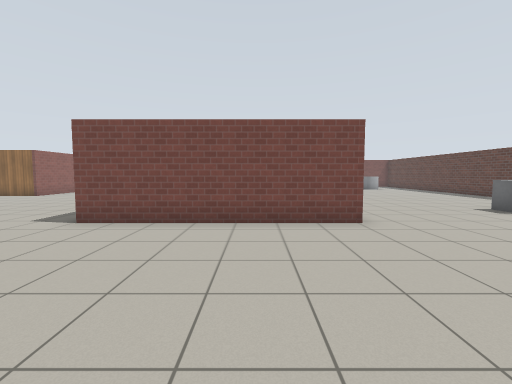
View 1 (above)

24 first-person views from a walk through a Gazebo world. The camera is 1.2 m above the floor, tilts 4° down and sees 90° across. The floor is counted in squares, 1 m on a side. Each view is taken from the middle of a square. On the plan, view 1 faces up. The plan holds only what a view shows up to about 12 squares ahead; the rest is blank. Gazebo's built-in surfaces are drawn with simple patterns.

View 2
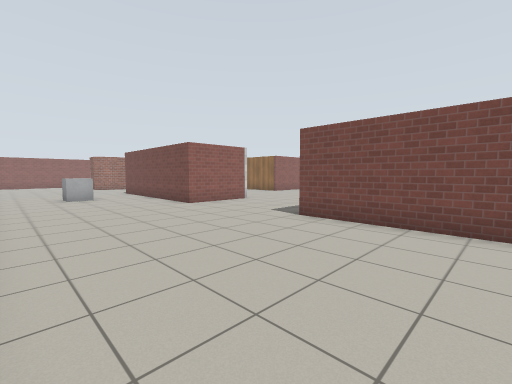

View 3
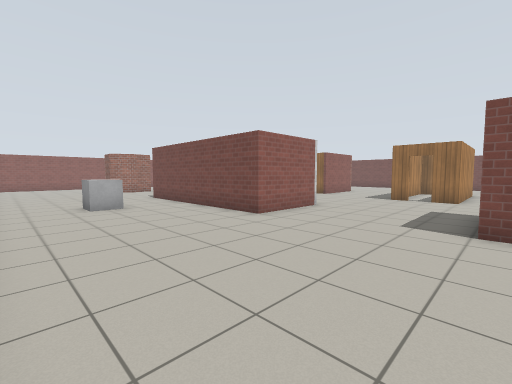

View 4
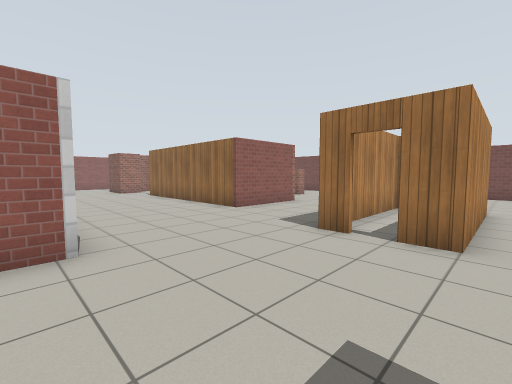

View 5
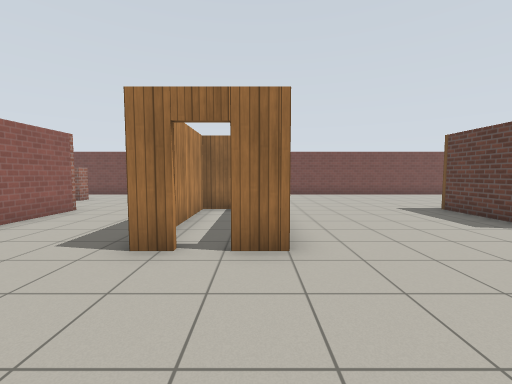

View 6
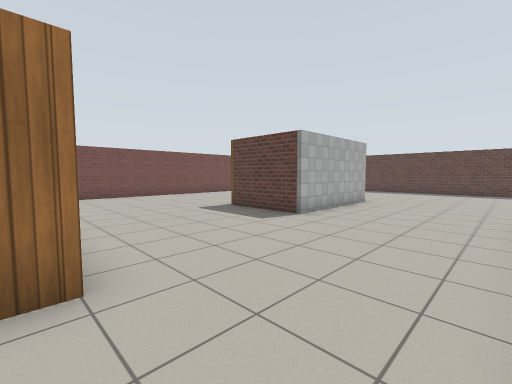

View 7
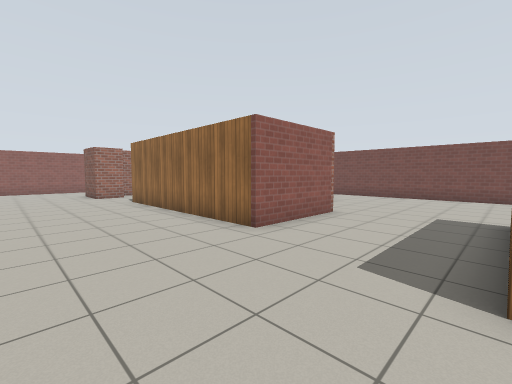

View 8
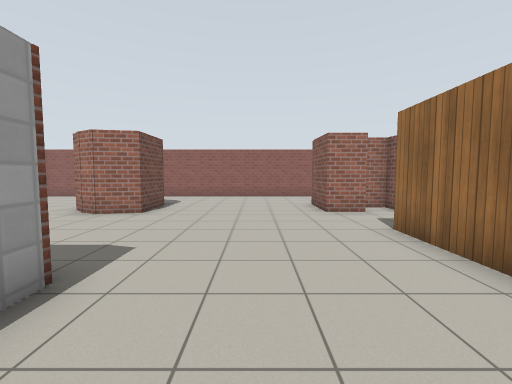

View 9
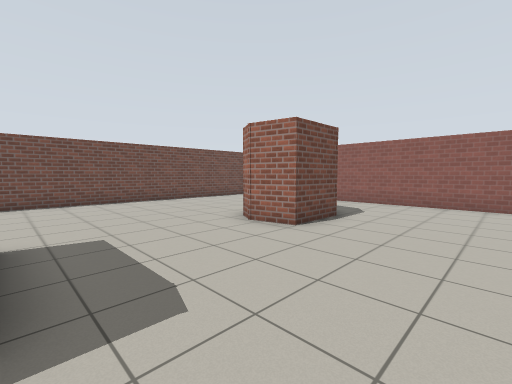

View 10
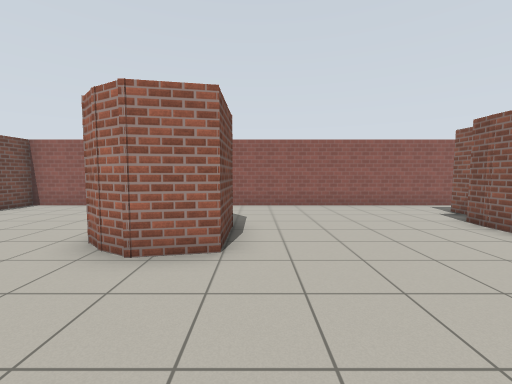

View 11
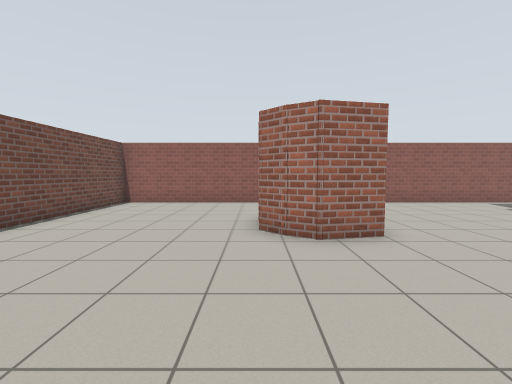

View 12
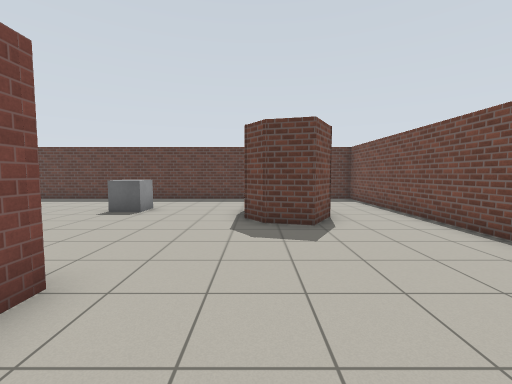

View 13
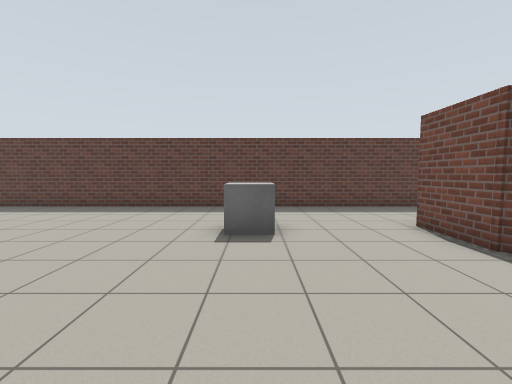

View 14
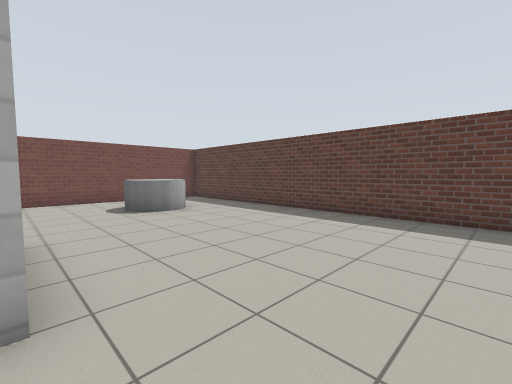

View 15
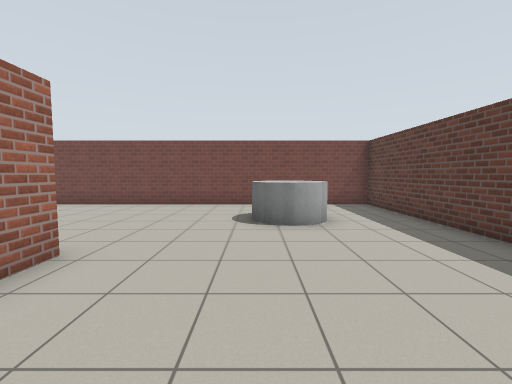

View 16
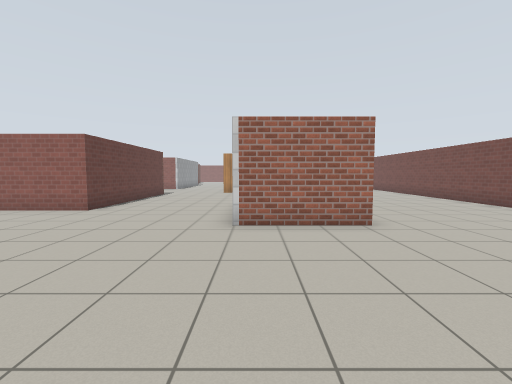

View 17
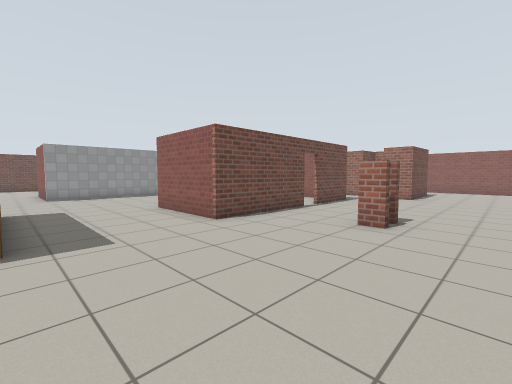

View 18
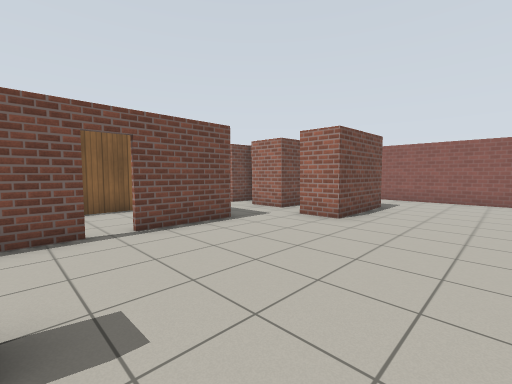

View 19
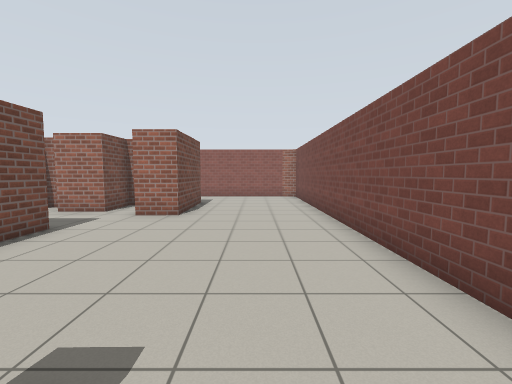

View 20
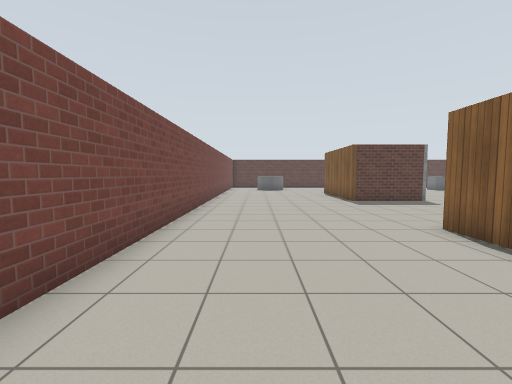

View 21
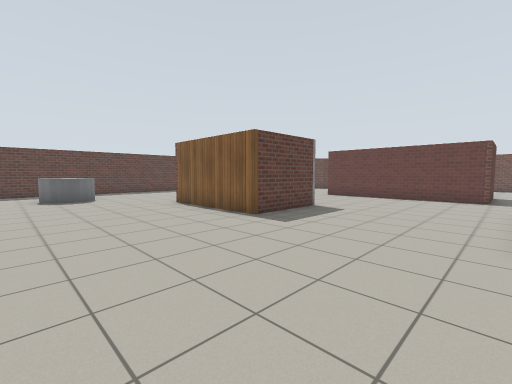

View 22
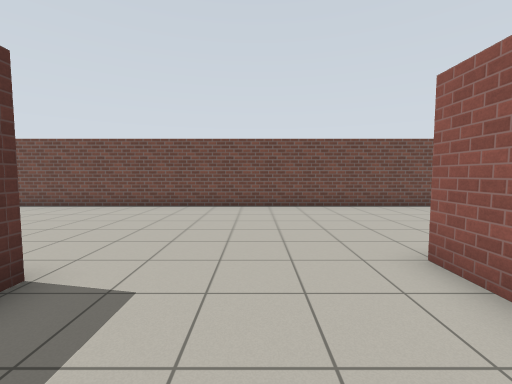

View 23
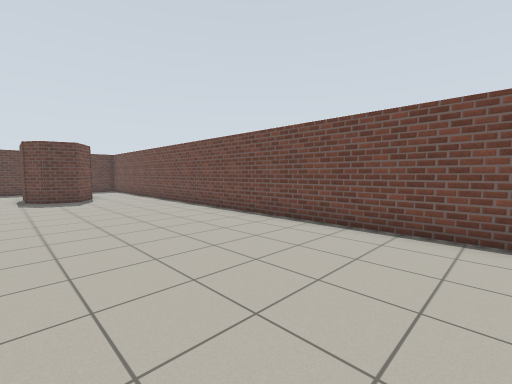

View 24
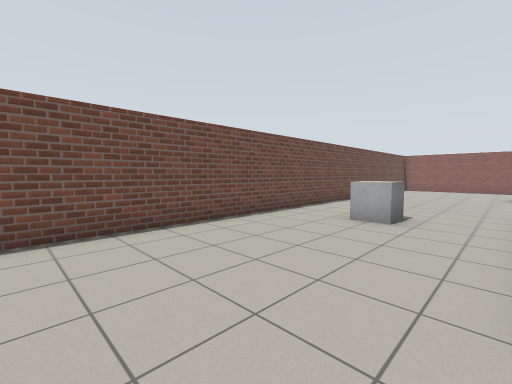

### Floor plan
Points are (right, up) in squares from view 1. A wall is a line through its corners. A room is listed if a view was taken in it or the views show most of it. See-through windows are left out.
Room 1 (views 1, 2, 3, 4, 5, 6, 7, 8, 9, 10, 11, 12, 13, 14, 15, 16, 17, 18, 19, 20, 21, 22, 23, 24)
walls: (-7.2, 12.9) (-8, 12.9); (-10.9, 8.8) (-9.4, 8.8) (-9.4, 5.5) (-15.6, 5.5); (-8, 17.9) (-5.5, 17.9) (-5.5, 12.9) (-6.5, 12.9); (0.4, 14.5) (0.4, 17.7) (5.1, 17.7) (5.1, 14.5) (0.4, 14.5); (-16.8, 8.8) (-16.1, 8.8); (2.6, 6.2) (-4.4, 6.2) (-4.4, 9.4) (2.6, 9.4) (2.6, 6.5); (-16.1, 17.5) (-12, 17.5) (-12, 14) (-19.6, 14); (-13.9, 21.2) (-13.9, 20.4); (-19.6, 17.5) (-16.9, 17.5); (-21.9, 5.7) (-22.5, 5); (-16, 24.1) (-26.1, 24.1); (-23.6, 13.2) (-24.3, 13.3); (7.1, 1.9) (5.9, 2.6) (6.2, 3.8) (6.9, 4.3) (8.9, 4.3); (-23.2, 15.7) (-23.2, 14.5) (-22.1, 14.5) (-22.1, 13.2) (-24.4, 13.2); (-23.8, 7.5) (-21.8, 7.5) (-21.6, 6.2) (-22, 5.4); (-23.8, 17.2) (-22.1, 17.2) (-22.1, 15.6); (-25.2, 14) (-26, 14); (-24.7, 19.7) (-21.4, 19.7) (-21.4, 18.5); (-27.8, 15.9) (-27.8, -0.6) (12.1, -0.6); (12.4, 2) (12.4, 24.1) (-11, 24.1); (-27.8, 23.1) (-27.8, 18.7)
low walls: (-8, 12.9) (-8, 17.9)
ways out: open door at (-7, 13) to room 2; open door at (-16.5, 17)
objects: grey box (-14, 2) to (-14, 3); grey box (8, 8) to (9, 8); grey cylinder (8, 20) to (10, 22)
Room 2 (no view inside)
walls: (-6.8, 17.8) (-7.8, 17.8) (-7.8, 14.2)
ways out: open door at (-7, 13) to room 1

Where each view was taken, in squares from view 1:
view 1: 0 up, 0 right, facing up
view 2: 0 up, 0 right, facing up-left
view 3: 0 up, 4 left, facing up-left
view 4: 8 up, 5 left, facing up-left
view 5: 9 up, 6 left, facing up
view 6: 10 up, 6 left, facing up-right
view 7: 10 up, 8 left, facing up-left
view 8: 11 up, 14 left, facing left
view 9: 11 up, 17 left, facing down-left
view 10: 8 up, 18 left, facing left
view 11: 5 up, 17 left, facing left
view 12: 4 up, 0 right, facing right
view 13: 8 up, 3 right, facing right
view 14: 12 up, 5 right, facing up-right
view 15: 14 up, 8 right, facing up
view 16: 15 up, 11 right, facing left
view 17: 23 up, 8 left, facing down-left
view 18: 23 up, 15 left, facing down-left
view 19: 22 up, 14 left, facing left
view 20: 22 up, 11 left, facing right
view 21: 23 up, 5 left, facing down-right
view 22: 9 up, 7 left, facing down
view 23: 5 up, 7 left, facing down-right
view 24: 5 up, 7 left, facing down-left
